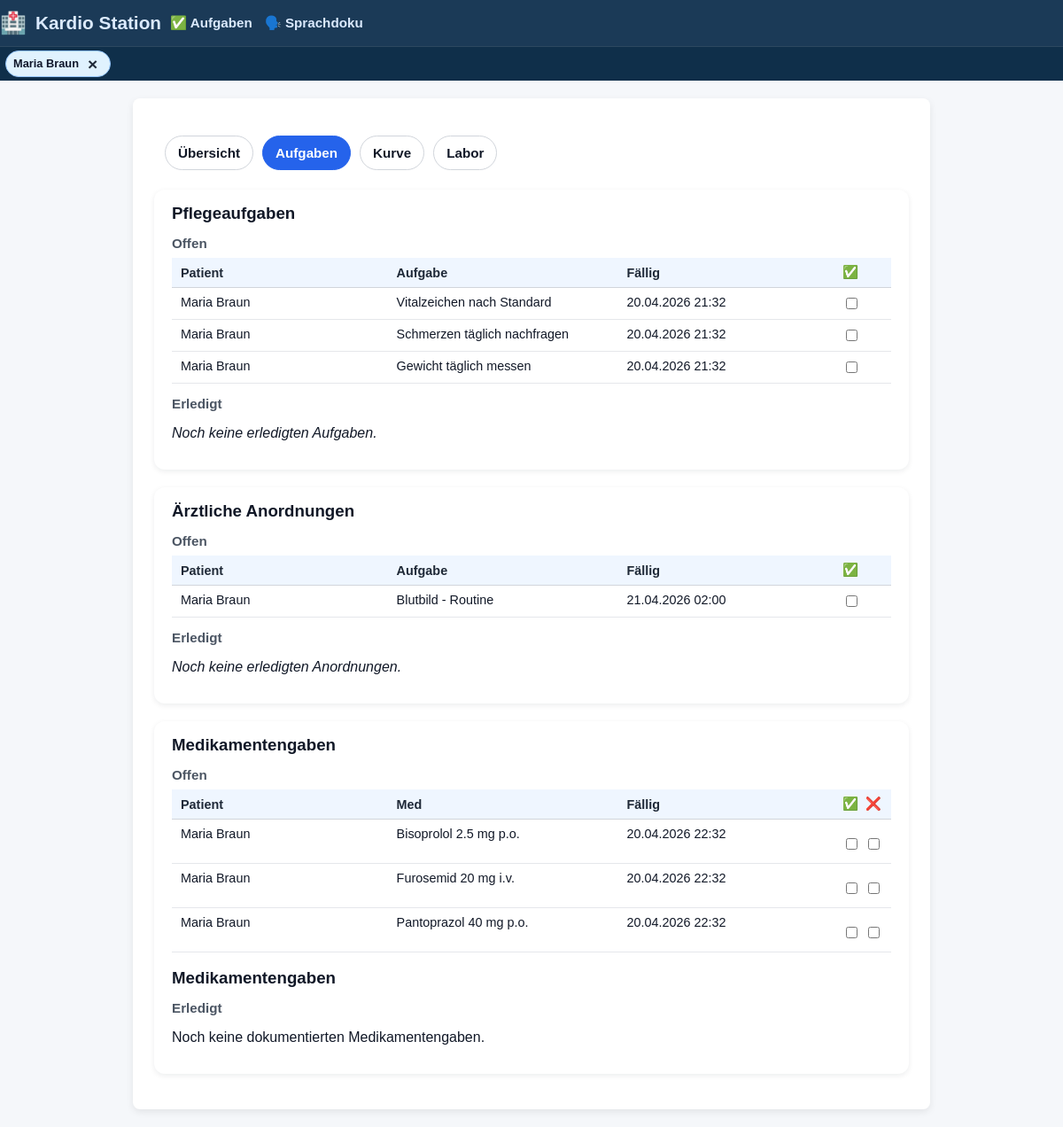
Page /tasks?patient_id=1 on the earlier database version.
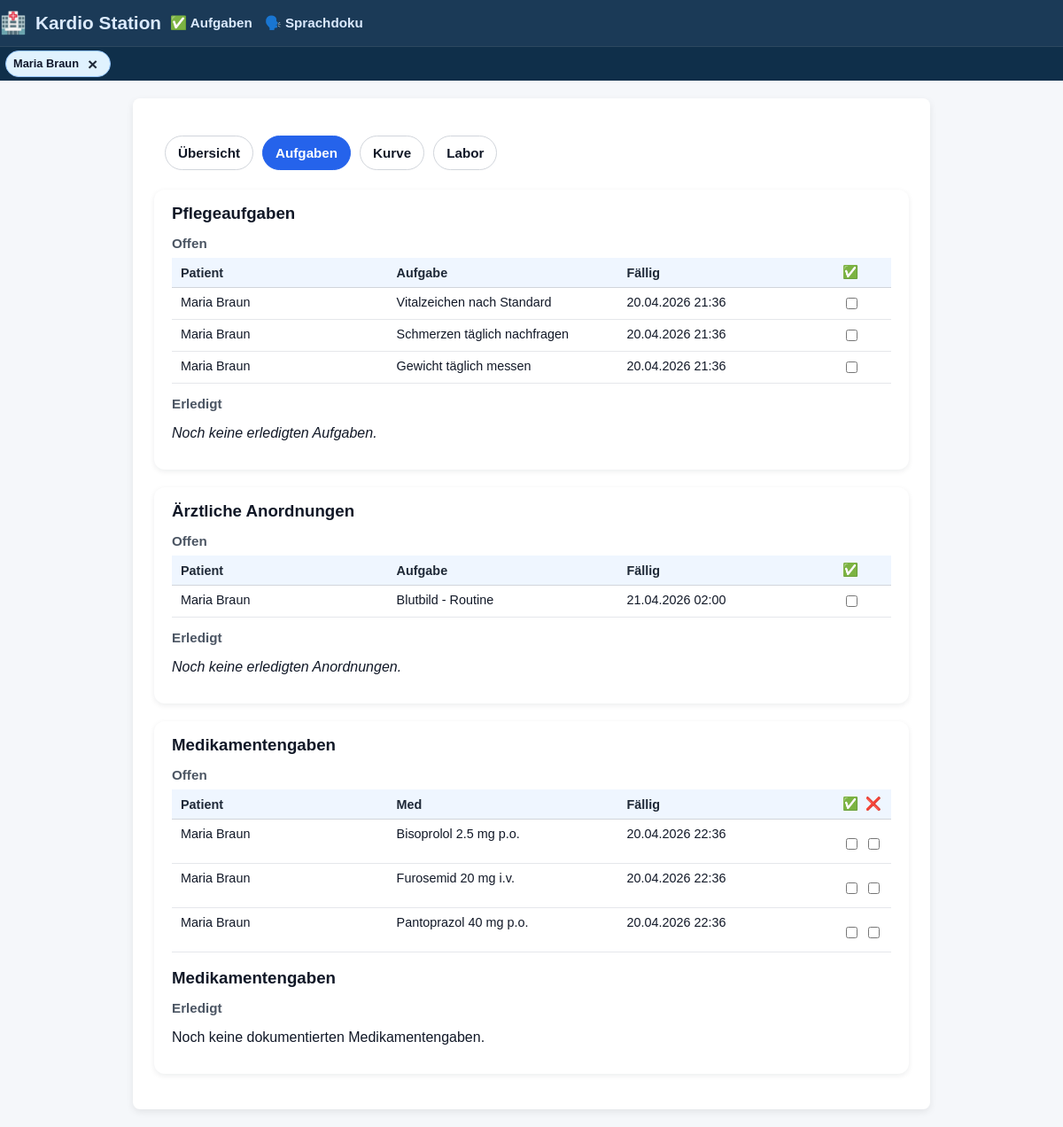
Same page on the later database version.
### tables this page shows
CREATE TABLE patients (
    id INTEGER PRIMARY KEY AUTOINCREMENT,
    patient_identifier TEXT NOT NULL,
    name TEXT NOT NULL,
    gender TEXT,
    dob TEXT,
    room TEXT,
    diagnosis TEXT,
    bezugspflege_id INTEGER,
    allergies TEXT,
    code_status TEXT,
    admission_date TEXT,
    expected_discharge TEXT,
    primary_doctor TEXT,
    photo_filename TEXT,
    FOREIGN KEY (bezugspflege_id) REFERENCES nurses(id)
);

CREATE TABLE ai_tasks (
    id INTEGER PRIMARY KEY AUTOINCREMENT,
    patient_id INTEGER NOT NULL,
    description TEXT NOT NULL,
    due_time TEXT,
    completed INTEGER DEFAULT 0,
    FOREIGN KEY (patient_id) REFERENCES patients(id)
);

CREATE TABLE orders (
    id INTEGER PRIMARY KEY AUTOINCREMENT,
    patient_id INTEGER NOT NULL,
    description TEXT NOT NULL,
    due_date TEXT,
    due_time TEXT,
    status TEXT,
    ordered_by TEXT,
    type TEXT,
    completed INTEGER DEFAULT 0,
    FOREIGN KEY (patient_id) REFERENCES patients(id)
);

CREATE TABLE medications (
    id INTEGER PRIMARY KEY AUTOINCREMENT,
    patient_id INTEGER NOT NULL,
    name TEXT NOT NULL,
    dose TEXT,
    route TEXT,
    schedule TEXT,
    next_due TEXT,
    due_time TEXT,
    completed INTEGER DEFAULT 0,
    given INTEGER DEFAULT 0,
    not_given INTEGER DEFAULT 0,
    last_given_by TEXT,
    last_given_at TEXT,
    FOREIGN KEY (patient_id) REFERENCES patients(id)
);

### app.py (the view, shortened to what this page needs)
@app.route("/tasks")
def tasks_view():
    patient_id = request.args.get("patient_id", type=int)
    conn = get_connection()
    cur = conn.cursor()
    if patient_id:
        cur.execute("""
            SELECT id, name, patient_identifier
            FROM patients
            WHERE id = ?;
        """, (patient_id,))
        patients = cur.fetchall()
        viewing_all_patients = False
        selected_patient = patients[0] if patients else None
    if patient_id:
        cur.execute("SELECT * FROM patients WHERE id = ?;", (patient_id,))
        patient = cur.fetchone()
    if patient_id:
        cur.execute("""
            SELECT
                t.id,
                t.patient_id,
                t.description,
                t.due_time,
                t.completed,
                p.name AS patient_name,
                p.patient_identifier AS patient_identifier
            FROM ai_tasks t
            JOIN patients p ON p.id = t.patient_id
            WHERE t.patient_id = ?
            ORDER BY datetime(t.due_time);
        """, (patient_id,))
    ai_tasks = cur.fetchall()
    ai_tasks_open = [t for t in ai_tasks if not t["completed"]]
    ai_tasks_done = [t for t in ai_tasks if t["completed"]]
    if patient_id:
        cur.execute("""
            SELECT o.*, p.name AS patient_name, p.patient_identifier
            FROM orders o
            JOIN patients p ON p.id = o.patient_id
            WHERE o.patient_id = ?
            ORDER BY o.due_date;
        """, (patient_id,))
    orders = cur.fetchall()
    orders_open = [o for o in orders if (o["status"] or "").lower() != "erledigt"]
    orders_done = [o for o in orders if (o["status"] or "").lower() == "erledigt"]
    try:
        cur.execute("ALTER TABLE medications ADD COLUMN given INTEGER DEFAULT 0;"
                    "ALTER TABLE medications ADD COLUMN not_given INTEGER DEFAULT 0;"
                    )
        conn.commit()
    except sqlite3.OperationalError:
        pass
    if patient_id:
        cur.execute("""
            SELECT m.*, p.name AS patient_name, p.patient_identifier
            FROM medications m
            JOIN patients p ON p.id = m.patient_id
            WHERE m.patient_id = ?
            ORDER BY m.next_due;
        """, (patient_id,))
    meds = cur.fetchall()
    meds_open = [m for m in meds if not (m["given"] or 0) and not (m["not_given"] or 0)]
    meds_done = [m for m in meds if (m["given"] or 0) or (m["not_given"] or 0)]
    cur.execute("""
        SELECT
            ma.given_at,
            n.name AS nurse_name,
            m.name AS med_name,
            m.dose
        FROM med_administrations ma
        JOIN medications m ON m.id = ma.med_id
        LEFT JOIN nurses n ON n.id = ma.nurse_id
        WHERE ma.patient_id = ?
        ORDER BY datetime(ma.given_at) DESC
        LIMIT 20;
    """, (patient_id or 0,))
    med_history = cur.fetchall()
    cur.execute("""
               SELECT alert, severity, created_at
               FROM ai_alerts
               WHERE patient_id = ?
               ORDER BY datetime(created_at) DESC, id DESC;
           """, (patient_id,))
    alerts = cur.fetchall()
    if selected_patient:
        add_patient_tab(selected_patient["id"], selected_patient["name"],
                        url_for("tasks_view", patient_id=selected_patient["id"]))
        set_active_patient(selected_patient["id"])
    current_nurse = get_current_nurse(conn)
    conn.close()
    conn.close()
    return render_template(
        "tasks.html",
        alerts=alerts,
        current_nurse=current_nurse,
        patients=patients,
        viewing_all_patients=viewing_all_patients,
        selected_patient=selected_patient,
        patient=patient,  # <-- add this
        active_tab="tasks",
        ai_tasks_open=ai_tasks_open,
        ai_tasks_done=ai_tasks_done,
        orders_open=orders_open,
        orders_done=orders_done,
        meds_open=meds_open,
        meds_done=meds_done,
        med_history=med_history
    )

### templates/tasks.html (shortened to what this page needs)
<!DOCTYPE html>
<html lang="de">
<head>
    <link rel="stylesheet" href="{{ url_for('static', filename='styles.css') }}">
</head>
<body>
{% extends "base.html" %}
{% block content %}
{% if selected_patient %}
  {% include "_patient_tabs.html" %}
{% endif %}
    <section class="section-card">
        <h3>Pflegeaufgaben</h3>
        <h4>Offen</h4>
        {% if ai_tasks_open %}
            <div class="table-wrapper">
                <table class="data-table">
                    <thead>
                        <tr>
                            <th>Patient</th>
                            <th>Aufgabe</th>
                            <th>Fällig</th>
                            <th>✅</th>
                        </tr>
                    </thead>
                    <tbody>
                        {% for t in ai_tasks_open %}
                        <tr>
                            <td>{{ t.patient_name }}</td>
                            <td>{{ t.description }}</td>
                            <td>{{ t.due_time | format_dt or "Nächste Schicht" }}</td>
                            <td>
                                <form method="POST" action="{{ url_for('toggle_task', task_id=t.id, task_type='ai') }}">
                                    <input type="checkbox" name="done" onchange="this.form.submit()">
                                </form>
                            </td>
                        </tr>
                        {% endfor %}
                    </tbody>
                </table>
            </div>
        {% else %}
            <p><em>Keine offenen Aufgaben.</em></p>
        {% endif %}
        <h4>Erledigt</h4>
        {% if ai_tasks_done %}
            <div class="table-wrapper">
                <table class="data-table">
                    <thead>
                        <tr>
                            <th>Patient</th>
                            <th>Aufgabe</th>
                            <th>Fällig</th>
                            <th>✅</th>
                        </tr>
                    </thead>
                    <tbody>
                        {% for t in ai_tasks_done %}
                        <tr class="task-completed">
                            <td>{{ t.patient_name }}</td>
                            <td>{{ t.description }}</td>
                            <td>{{ t.due_time | format_dt or "Nächste Schicht" }}</td>
                            <td>
                                <form method="POST" action="{{ url_for('toggle_task', task_id=t.id, task_type='ai') }}">
                                    <input type="checkbox" name="done" onchange="this.form.submit()" checked>
                                </form>
                            </td>
                        </tr>
                        {% endfor %}
                    </tbody>
                </table>
            </div>
        {% else %}
            <p><em>Noch keine erledigten Aufgaben.</em></p>
        {% endif %}
    </section>
    <section class="section-card">
        <h3>Ärztliche Anordnungen</h3>
        <h4>Offen</h4>
        {% if orders_open %}
            <div class="table-wrapper">
                <table class="data-table">
                    <thead>
                        <tr>
                            <th>Patient</th>
                            <th>Aufgabe</th>
                            <th>Fällig</th>
                            <th>✅</th>
                        </tr>
                    </thead>
                    <tbody>
                        {% for o in orders_open %}
                        <tr>
                            <td>{{ o["patient_name"] }}</td>
                            <td>{{ o["description"] }}</td>
                            <td>{{ o["due_date"]| format_dt or "—" }}</td>
                            <td>
                                <form method="POST" action="{{ url_for('toggle_task', task_id=o['id'], task_type='order') }}">
                                    <input type="checkbox" onchange="this.form.submit()">
                                </form>
                            </td>
                        </tr>
                        {% endfor %}
                    </tbody>
                </table>
            </div>
        {% else %}
            <p><em>Keine offenen Anordnungen.</em></p>
        {% endif %}
        <h4>Erledigt</h4>
        {% if orders_done %}
            <div class="table-wrapper">
                <table class="data-table">
                    <thead>
                        <tr>
                            <th>Patient</th>
                            <th>Aufgabe</th>
                            <th>Fällig</th>
                            <th>✅</th>
                        </tr>
                    </thead>
                    <tbody>
                        {% for o in orders_done %}
                        <tr class="task-completed">
                            <td>{{ o["patient_name"] }}</td>
                            <td>{{ o["description"] }}</td>
                            <td>{{ o["due_date"] | format_dt or "—" }}</td>
                            <td>
                                <form method="POST" action="{{ url_for('toggle_task', task_id=o['id'], task_type='order') }}">
                                    <input type="checkbox" onchange="this.form.submit()" checked>
                                </form>
                            </td>
                        </tr>
                        {% endfor %}
                    </tbody>
                </table>
            </div>
        {% else %}
            <p><em>Noch keine erledigten Anordnungen.</em></p>
        {% endif %}
    </section>
<section class="section-card">
    <h3>Medikamentengaben</h3>
    <h4>Offen</h4>
    {% if meds_open %}
    <div class="table-wrapper">
        <table class="data-table">
            <thead>
                <tr>
                    <th>Patient</th>
                    <th>Med</th>
                    <th>Fällig</th>
                    <th class="cell-center">✅</th>
                    <th class="cell-center">❌</th>
                </tr>
            </thead>
            <tbody>
                {% for m in meds_open %}
                <tr>
                    <td>{{ m["patient_name"] }}</td>
                    <td>{{ m["name"] }} {{ m["dose"] }} {{ m["route"] }}</td>
                    <td>{{ m["next_due"]| format_dt or "—" }}</td>
                    <td class="cell-center">
                <form method="POST"
                      action="{{ url_for('toggle_task', task_id=m['id'], task_type='med') }}">
                    <label class="med-toggle-label">
                        <input type="checkbox" onchange="this.form.submit()">
                    </label>
                </form>
                        </td>
                <td class="cell-center">
                <form method="POST"
                      action="{{ url_for('toggle_task', task_id=m['id'], task_type='med') }}">
                    <label class="med-toggle-label">
                        <input type="checkbox" onchange="this.form.submit()">
                        </label>
                    </form>
            </td>
                        </tr>
                        {% endfor %}
                    </tbody>
                </table>
    </div>
        {% else %}
            <p>Keine offenen Medikamentengaben.</p>
        {% endif %}
    <br>
    <h3>Medikamentengaben</h3>
    <h4>Erledigt</h4>
    {% if meds_done %}
    <div class="table-wrapper">
        <table class="data-table">
            <thead>
                <tr>
                    <th>Patient</th>
                    <th>Med</th>
                    <th>Letzte Gabe</th>
                    <th class="cell-center">✅</th>
                    <th class="cell-center">❌</th>
                </tr>
            </thead>
            <tbody>
                {% for m in meds_done %}
                <tr class="task-completed">
                    <td>{{ m["patient_name"] }}</td>
                    <td>{{ m["name"] }} {{ m["dose"] }} {{ m["route"] }}</td>
                    <td>{{ m["last_given_at"] or "—" }} {{ m["last_given_by"] or "—" }}</td>
                   <td class="cell-center">
                        <form method="POST" action="{{ url_for('toggle_task', task_id=m['id'], task_type='med') }}">
                            <input type="hidden" name="action" value="given">
                            <label class="med-toggle-label">
                            <input type="checkbox"
                                       {% if m['given'] %}checked{% endif %}
                                       onchange="this.form.submit()">
                            </label>
                        </form>
                    </td>
                    <td class="cell-center">
        <form method="POST"
              action="{{ url_for('toggle_task', task_id=m['id'], task_type='med') }}">
            <input type="hidden" name="action" value="not_given">
            <label class="med-toggle-label">
                <input type="checkbox"
                       {% if m['not_given'] %}checked{% endif %}
                       onchange="this.form.submit()">
            </label>
                            </form>
                    </td>
                        </tr>
                        {% endfor %}
                    </tbody>
                </table>
    </div>
        </section>
        {% else %}
            <p>Noch keine dokumentierten Medikamentengaben.</p>
        {% endif %}
{% endblock %}

### templates/base.html (shortened to what this page needs)
<!DOCTYPE html>
<html lang="de">
<head>
  <link rel="stylesheet" href="{{ url_for('static', filename='styles.css') }}">
</head>
<body>
<div class="header header-mobile">
  <div class="header-title">
    <span class="icon">🏥</span>
    <a class="station-link" href="{{ url_for('home') }}">Kardio Station</a>
  <div class="nav-links">
    <a href="{{ url_for('tasks_view') }}">✅ Aufgaben</a>
    <a href="{{ url_for('voice_doc') }}">🗣️ Sprachdoku</a>
    </div>
  </div>
</div>
{% set tabs = session.get("patient_tabs", []) %}
{% if tabs %}
  <div class="patient-tabs-bar">
    <div class="patient-tabs-scroll">
      {% for t in tabs %}
        <div class="patient-tab {% if session.get('active_patient_id') == t.patient_id %}active{% endif %}">
          <a class="patient-tab-link" href="{{ t.url }}">{{ t.name }}</a>
          <form method="POST" action="{{ url_for('close_current_patient') }}" class="patient-tab-exit-form">
  <button type="submit"
          class="patient-tab-exit"
          aria-label="Patient schließen">
    ×
  </button>
</form>
        </div>
      {% endfor %}
    </div>
  </div>
{% endif %}
<div class="container">
  {% block content %}{% endblock %}
</div>
</body>
</html>

Differences in the rows shown:
changed ai_tasks "Vitalzeichen nach Standard": due_time "20.04.2026 21:32" → "20.04.2026 21:36"
changed ai_tasks "Schmerzen täglich nachfragen": due_time "20.04.2026 21:32" → "20.04.2026 21:36"
changed ai_tasks "Gewicht täglich messen": due_time "20.04.2026 21:32" → "20.04.2026 21:36"
changed medications "Bisoprolol": next_due "20.04.2026 22:32" → "20.04.2026 22:36"
changed medications "Furosemid": next_due "20.04.2026 22:32" → "20.04.2026 22:36"
changed medications "Pantoprazol": next_due "20.04.2026 22:32" → "20.04.2026 22:36"
